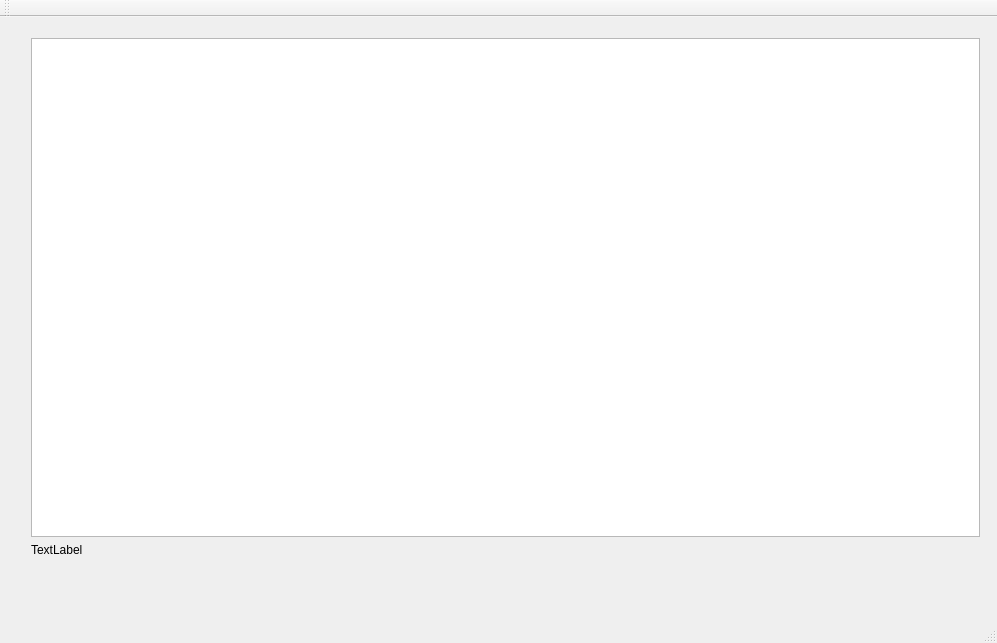
<?xml version="1.0" encoding="UTF-8"?>
<ui version="4.0">
 <class>MainWindow</class>
 <widget class="QMainWindow" name="MainWindow">
  <property name="geometry">
   <rect>
    <x>0</x>
    <y>0</y>
    <width>997</width>
    <height>643</height>
   </rect>
  </property>
  <property name="windowTitle">
   <string>MainWindow</string>
  </property>
  <widget class="QWidget" name="centralWidget">
   <widget class="QWidget" name="verticalLayoutWidget">
    <property name="geometry">
     <rect>
      <x>20</x>
      <y>10</y>
      <width>971</width>
      <height>541</height>
     </rect>
    </property>
    <layout class="QVBoxLayout" name="verticalLayout">
     <item>
      <widget class="QGraphicsView" name="graphicsView"/>
     </item>
     <item>
      <widget class="QLabel" name="isFigure">
       <property name="text">
        <string>TextLabel</string>
       </property>
      </widget>
     </item>
    </layout>
   </widget>
  </widget>
  <widget class="QMenuBar" name="menuBar">
   <property name="geometry">
    <rect>
     <x>0</x>
     <y>0</y>
     <width>997</width>
     <height>27</height>
    </rect>
   </property>
  </widget>
  <widget class="QToolBar" name="mainToolBar">
   <attribute name="toolBarArea">
    <enum>TopToolBarArea</enum>
   </attribute>
   <attribute name="toolBarBreak">
    <bool>false</bool>
   </attribute>
  </widget>
  <widget class="QStatusBar" name="statusBar"/>
 </widget>
 <layoutdefault spacing="6" margin="11"/>
 <resources/>
 <connections/>
</ui>
